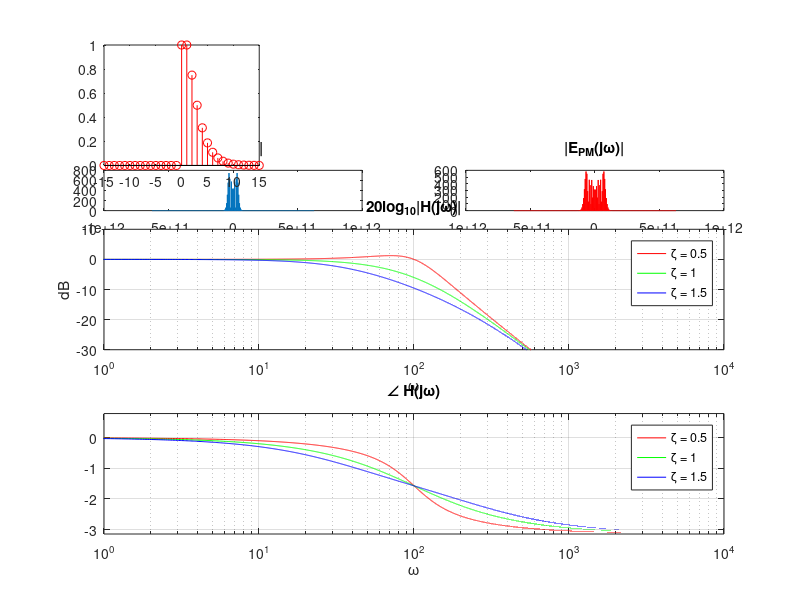

Recreate this plot in MATLAB. (Note: this script raises an error after producing the figure.)
clc;
clear;

%     109030012  卓鈺博
%     109030015  朱緯騰
%     109034030  凃光庭

%% Q1Q1Q1Q1Q1Q1Q1Q1Q1Q1Q1Q1Q1Q1Q1Q1Q1Q1Q1Q1Q1Q1Q1Q1Q1Q1Q1Q1Q1Q1Q1Q1Q1Q1Q1Q1Q1Q1Q1Q1Q1Q1

clc; clear;

Fs = 5* 1e8;%time domain resolution
delta_omega_a = 2* pi* 1e9;
delta_omega_c = 2* pi* 1e10;
L = 500;
d_omega = Fs* 2* pi;
omega = d_omega.* (-L: L);
dt = (2* pi)/ (Fs* 2* pi.* (2* L+ 1));
t = (-L: L).* dt;

%%%(a)%%%

% plotting A(jw)
A_a = zeros(1, length(omega));
for i = 1: length(omega)
    if abs(omega(i)/ delta_omega_a- 2)< 0.01
        A_a(i) = 1;
    elseif abs(omega(i)/ delta_omega_a- 1)< 0.01
        A_a(i) = 1;
    elseif abs(omega(i)/ delta_omega_a- 0)< 0.01
        A_a(i) = 1;
    elseif abs(omega(i)/ delta_omega_a+ 1)< 0.01
        A_a(i) = 1;
    elseif abs(omega(i)/ delta_omega_a+ 2)< 0.01
        A_a(i) = 1;
    end

end

figure(1);

subplot(4, 2, 1);
stem(omega./ delta_omega_a, A_a);
xlim([-2.5, 2.5]);
title('A(j\omega), \Delta\omega = 2\pi*10^9');
xlabel('\omega/\Delta\omega');

% plotting a(t)
a_a = ifftshift(ifft(ifftshift(A_a)));
subplot(4, 2, 3);
plot(t, (a_a));
title('a_1(t)');
xlabel('t');

%%%(b)%%%

% plotting A(jw)
A_b = zeros(1, length(omega));
for i = 1: length(omega)
    if abs(omega(i)/ delta_omega_a- 2)< 0.01
        A_b(i) = 1;
    elseif abs(omega(i)/ delta_omega_a- 1)< 0.01
        A_b(i) = 1;
    elseif abs(omega(i)/ delta_omega_a- 0)< 0.01
        A_b(i) = 1;
    elseif abs(omega(i)/ delta_omega_a+ 1)< 0.01
        A_b(i) = 1;
    elseif abs(omega(i)/ delta_omega_a+ 2)< 0.01
        A_b(i) = 1;
    end
end

A_b = circshift(A_b, 20);

subplot(4, 2, 2);
stem((omega./ delta_omega_a), A_b, 'r');
xlim([7.5, 12.5]);
title('A(j\omega)');
xlabel('\omega/\Delta\omega');

% plotting a(t)
a_b = ifftshift(ifft(ifftshift(A_b)));
subplot(4, 2, 4);
plot(t, (a_b), 'r');
title('a_2(t)');
xlabel('t');

%%%(c)%%%

I_a = abs(a_a).^ 2;
I_b = abs(a_b).^ 2;

subplot(4, 2, [5, 6]);
plot(t, I_a, 'g');
title('I_1(t)');
xlabel('t');
subplot(4, 2, [7, 8]);
plot(t, (I_b), 'g');
title('I_2(t)');
xlabel('t');


%% Q2Q2Q2Q2Q2Q2Q2Q2Q2Q2Q2Q2Q2Q2Q2Q2Q2Q2Q2Q2Q2Q2Q2Q2Q2Q2Q2Q2Q2Q2Q2Q2Q2Q2Q2Q2Q2Q2Q2Q2Q2Q2

clc; clear;

Fs = 1* 1e8;
L = 1000;
omega = Fs* 2* pi.* (-L: L);
dt = (2* pi)/ (Fs* 2* pi.* (2* L+ 1));
t = (-L: L).* dt;

beta_a = 2* pi;
beta_b = 4* pi;

omega_rep = 2* pi* 1e9;
e_pm_a = exp(1i* beta_a* sin(omega_rep.* t));
e_pm_b = exp(1i* beta_b* sin(omega_rep.* t));

E_pm_a = fftshift(fft(fftshift(e_pm_a)));
E_pm_b = fftshift(fft(fftshift(e_pm_b)));

%%%(a)%%%
figure(1);

subplot(5, 2, 1);
plot(t, ((e_pm_a)));
title('e_{PM}(t), \beta=2\pi');
xlabel('t');

subplot(5, 2, 3);
plot(omega, (abs(E_pm_a)));
title('|E_{PM}(j\omega)|');
xlabel('\omega');

subplot(5, 2, 5);
plot(omega, angle(E_pm_a));
title('\angleE_{PM}(j\omega)');
xlabel('\omega');

subplot(5, 2, 7);
plot(t, abs((e_pm_a)).^ 2);
ylim([0, 2]);
title('|e_{PM}(t)|^2');
xlabel('t');

%%%(b)%%%
subplot(5, 2, 2);
plot(t, ((e_pm_b)), 'r');
title('e_{PM}(t), \beta=4\pi');
xlabel('t');

subplot(5, 2, 4);
plot(omega, (abs(E_pm_b)), 'r');
title('|E_{PM}(j\omega)|');
xlabel('\omega');

subplot(5, 2, 6);
plot(omega, angle(E_pm_b), 'r');
title('\angleE_{PM}(j\omega)');
xlabel('\omega');

subplot(5, 2, 8);
plot(t, abs((e_pm_b)).^ 2, 'r');
ylim([0, 2]);
title('|e_{PM}(t)|^2');
xlabel('t');

%%%(c)%%%
E_pm_a_flat = abs(E_pm_a);
E_pm_b_flat = abs(E_pm_b);

e_pm_a_flat = ifftshift(ifft(ifftshift(E_pm_a_flat)));
e_pm_b_flat = ifftshift(ifft(ifftshift(E_pm_b_flat)));

subplot(5, 2, 9);
plot(t, abs((e_pm_a_flat)).^ 2);
title('|e_{PM}(t)|^2 with flat phase');
xlabel('t');

subplot(5, 2, 10);
plot(t, abs((e_pm_b_flat)).^ 2, 'r');
title('|e_{PM}(t)|^2 with flat phase');
xlabel('t');


%% Q3Q3Q3Q3Q3Q3Q3Q3Q3Q3Q3Q3Q3Q3Q3Q3Q3Q3Q3Q3Q3Q3Q3Q3Q3Q3Q3Q3Q3Q3Q3Q3Q3Q3Q3Q3Q3Q3Q3Q3Q3Q3

clc; clear;

tmax = 15;
tmin = 0;

Fs = 8e3;  % resolution (sampling freq.)
dt = 1/ Fs;

omega_n = 100;

t = (tmin: dt: tmax)./ omega_n; 

N = (tmax - tmin)/ dt+ 1;
df = Fs/ N;
omega = (-N/ 2: N/ 2- 1)* df;

zeta1 = 0.5;
zeta2 = 1;
zeta3 = 1.5;



c1_1 = -zeta1.* omega_n + omega_n.* sqrt(zeta1.^ 2- 1);
c2_1 = -zeta1.* omega_n - omega_n.* sqrt(zeta1.^ 2- 1);
M_1 = omega_n./ (2* sqrt(zeta1.^ 2- 1));


c1_3 = -zeta3.* omega_n + omega_n.* sqrt(zeta3.^ 2- 1);
c2_3 = -zeta3.* omega_n - omega_n.* sqrt(zeta3.^ 2- 1);
M_3 = omega_n./ (2* sqrt(zeta3.^ 2- 1));


ht_1 = M_1.*(exp(c1_1.* t)- exp(c2_1.* t));
ht_2 = omega_n.^ 2.* t.* exp(-omega_n.* t);
ht_3 = M_3.*(exp(c1_3.* t)- exp(c2_3.* t));



subplot(3, 3, [1, 2, 3]);
plot(t, ht_1./ omega_n, 'r', t, ht_2./ omega_n, 'g', t, ht_3./ omega_n, 'b');
grid on;
ylabel('h(t)/\omega_n');
xlabel('t (1/\omega_n)');
legend('\zeta = 0.5', '\zeta = 1', '\zeta = 1.5');


H_1 = (M_1./ (1i.* omega- c1_1))- (M_1./ (1i.* omega- c2_1));
H_2 = (omega_n.^ 2)./ ((1i.* omega+ omega_n).^ 2);
H_3 = (M_3./ (1i.* omega- c1_3))- (M_3./ (1i.* omega- c2_3));




subplot(3, 3, [4, 5, 6]);
semilogx(omega, 20*log10(abs(H_1)), 'r', omega, 20*log10(abs(H_2)) ...
    , 'g', omega, 20*log10(abs(H_3)), 'b');
title('20log_{10}|H(j\omega)|');
xlim([1, 1e4]);
ylim([-30, 10]);
xlabel('\omega');
ylabel('dB');
legend('\zeta = 0.5', '\zeta = 1', '\zeta = 1.5');
grid on;


ph_1 = atan(imag(H_1)./ real(H_1)).* (omega <= omega_n)+ ...
    (atan(imag(H_1)./ real(H_1)) - pi).* (omega > omega_n);
ph_2 = atan(imag(H_2)./ real(H_2)).* (omega <= omega_n)+ ...
    (atan(imag(H_2)./ real(H_2)) - pi).* (omega > omega_n);
ph_3 = atan(imag(H_3)./ real(H_3)).* (omega <= omega_n)+ ...
    (atan(imag(H_3)./ real(H_3)) - pi).* (omega > omega_n);


subplot(3, 3, [7, 8, 9]);
semilogx(omega, ph_1, 'r', omega, ph_2 ...
    , 'g', omega, ph_3, 'b');
title('\angle H(j\omega)');
xlabel('\omega');
xlim([1, 1e4]);
ylim([-pi, pi/ 4]);
legend('\zeta = 0.5', '\zeta = 1', '\zeta = 1.5');
grid on;

%% Q4Q4Q4Q4Q4Q4Q4Q4Q4Q4Q4Q4Q4Q4Q4Q4Q4Q4Q4Q4Q4Q4Q4Q4Q4Q4Q4Q4Q4Q4Q4Q4Q4Q4Q4Q4Q4Q4Q4

clc; clear;

nmax = 15;
nmin = -15;

Fs = 10;  % resolution (sampling freq.)
dn = 1/ Fs;
n = nmin: dn: nmax; 
N = (nmax - nmin)/ dn+ 1; % number of data
df = Fs/ N;
omega = (-N/ 2: N/ 2- 1)* df;

Fs_1 = 1;  % resolution (sampling freq.)
dn_1 = 1/ Fs_1;
n_1 = nmin: dn_1: nmax; 

r = 0.5;
theta1 = 0;
theta2 = 0.5* pi;
theta3 = 1* pi;

% Time Domain
h1 = 0.* (n< 0)+ ((n+ 1).* (r.^ n)).* (n>= 0);
h2 = 0.* (n< 0)+ ...
    ((r.^ n).* ((sin((n+ 1).* theta2))./ (sin(theta2)))).* (n>= 0);
h3 = 0.* (n< 0)+ ((n+ 1).* ((-r).^ n)).* (n>= 0);

h1_1 = 0.* (n_1< 0)+ ((n_1+ 1).* (r.^ n_1)).* (n_1>= 0);
h2_1 = 0.* (n_1< 0)+ ...
    ((r.^ n_1).* ((sin((n_1+ 1).* theta2))./ (sin(theta2)))).* (n_1>= 0);
h3_1 = 0.* (n_1< 0)+ ((n_1+ 1).* ((-r).^ n_1)).* (n_1>= 0);

figure(1);

subplot(3, 3, 1);
stem(n_1, h1_1, 'r');
title('r = 0.5, \theta = 0', FontSize = 15);
hold on;
subplot(3, 3, 2);
stem(n_1, h2_1, 'g');
title('r = 0.5, \theta = 0.5\pi', FontSize = 15);
hold on;
subplot(3, 3, 3);
stem(n_1, h3_1, 'b');
title('r = 0.5, \theta = \pi', FontSize = 15);

A = 1- (r.* exp(1i.* (theta2- omega)));
B = 1- (r.* exp(-1i.* (theta2+ omega)));
H1 = 1./ (1- r.* exp(-1i.* omega)).^ 2;
H2 = 1./ (A.* B);
H3 = 1./ (1+ r.* exp(-1i.* omega)).^ 2;

subplot(3, 3, [4, 5, 6]);
plot(omega, 20.* log10(abs(H1)), 'r', omega, 20.* log10(abs(H2)), 'g', ...
    omega, 20.* log10(abs(H3)), 'b');
title('20log_{10}|H(e^{j\omega})|');
xlabel('\omega', FontSize = 15);
ylabel('dB');
xlim([-pi, pi]);
legend('\theta = 0', '\theta = 0.5\pi', '\theta = \pi');


pH1 = atan(imag(H1)./ real(H1));
pH2 = atan(imag(H2)./ real(H2));
pH3 = atan(imag(H3)./ real(H3));


subplot(3, 3, [7, 8, 9]);
plot(omega, pH1, 'r', omega, pH2, 'g', omega, pH3, 'b');
title('\angle H(e^{j\omega})');
xlim([-pi, pi]);
xlabel('\omega', FontSize = 15);
legend('\theta = 0', '\theta = 0.5\pi', '\theta = \pi');





